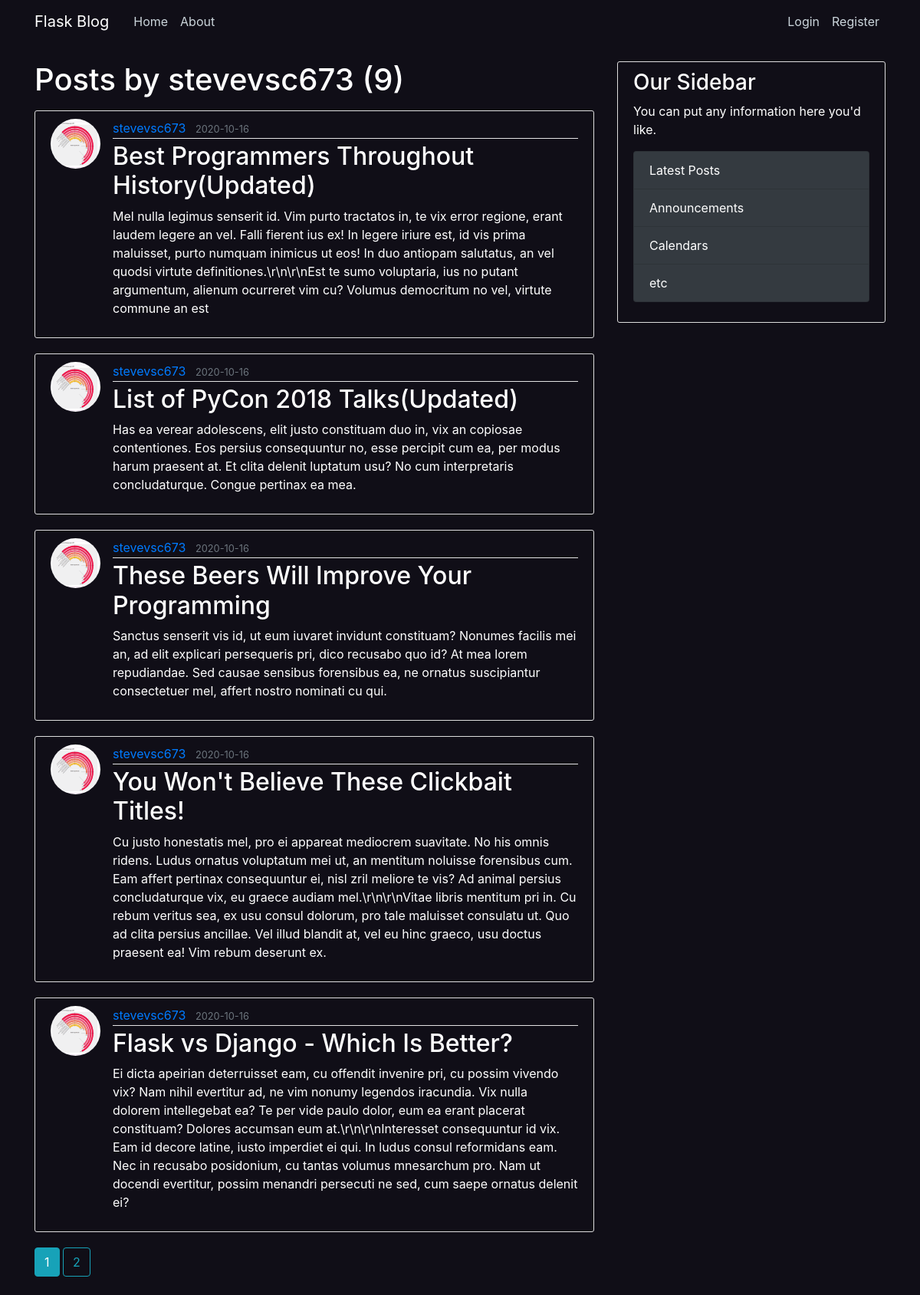
The page /user/stevevsc673 on the database its author committed.
### flaskblog/models.py (models this page shows, shortened)
class User(db.Model, UserMixin):
    id=db.Column(db.Integer, primary_key=True)
    username = db.Column(db.String(20), unique=True, nullable=False)
    email = db.Column(db.String(120), unique=True, nullable=False)
    image_file = db.Column(db.String(20), nullable=False, default='default.jpg')
    password = db.Column(db.String(60), nullable=False)
    posts = db.relationship('Post', backref='author', lazy=True)

class Post(db.Model):
    id=db.Column(db.Integer, primary_key=True)
    title = db.Column(db.String(100), nullable=False)
    date_posted=db.Column(db.DateTime, nullable=False, default=datetime.utcnow)
    content=db.Column(db.Text, nullable=False)
    user_id=db.Column(db.Integer, db.ForeignKey('user.id'), nullable=False)

### flaskblog/users/routes.py (the view)
@users.route('/user/<string:username>')
def user_posts(username):
    page = request.args.get('page', 1, type=int)
    user = User.query.filter_by(username=username).first_or_404()
    posts = Post.query.filter_by(author=user)\
        .order_by(Post.date_posted.desc())\
        .paginate(page=page,per_page=5)
    return render_template('user_posts.html',posts=posts, user=user)

### flaskblog/templates/user_posts.html
{% extends "layout.html" %}
{% block content %}
<h1 class="mb-3">Posts by {{ user.username }} ({{ posts.total }})</h1>
{% for post in posts.items %}
    <article class="media content-section">
        <img class="rounded-circle article-img" src="{{url_for('static', filename='profile_pics/' + post.author.image_file)}}">
        <div class="media-body">
        <div class="article-metadata">
            <a class="mr-2" href="{{url_for('users.user_posts', username=post.author.username) }}">{{ post.author.username }}</a>
            <small class="text-muted"> {{ post.date_posted.strftime('%Y-%m-%d') }}</small>
        </div>
        <h2><a class="article-title" href="{{ url_for('posts.post', post_id=post.id) }}">{{ post.title }}</a></h2>
        <p class="article-content">{{ post.content }}</p>
        </div>
    </article>
{% endfor %}
{% for page_num in posts.iter_pages(left_edge=1, right_edge=1, left_current=1, right_current=2) %}
    {% if page_num %}
        {% if posts.page == page_num %}
            <a class="btn btn-info mb-4" href="{{ url_for('users.user_posts',username=user.username, page=page_num) }}">{{ page_num }}</a>
        {% else %}
            <a class="btn btn-outline-info mb-4" href="{{ url_for('users.user_posts',username=user.username, page=page_num) }}">{{ page_num }}</a>
        {% endif %}
    {% else %}
        ...
    {% endif %}
{% endfor %}
{% endblock content %}

### flaskblog/static/main.css (style rules this page uses)
body { background-color: #100e17; color: #fff; margin-top: 5rem; }
h1, h2, h3, h4, h5, h6 { color: #ffff; }
.content-section { background-color: #100e17; color: #ffff; padding: 10px 20px; border: 1px solid #dddddd; border-radius: 3px; margin-bottom: 20px; }
.article-title { color: #ffff; }
.article-content { white-space: pre-line; }
.article-img { height: 65px; width: 65px; margin-right: 16px; }
.article-metadata { padding-bottom: 1px; margin-bottom: 4px; border-bottom: 1px solid #e3e3e3; }

### rows shown on the page
User: username "stevevsc673"
Post: image_file (picture), author.username "stevevsc673", date_posted "2020-10-16", title "Best Programmers Throughout History(Updated)", content "Mel nulla legimus senserit id. Vim purto tractatos in, te vix error regione, erant laudem legere an vel. Falli fierent ius ex! In legere iriure est, id vis prima maluisset, purto numquam inimicus ut eos! In duo antiopam salutatus, an vel quodsi virtute definitiones.\\r\\n\\r\\nEst te sumo voluptaria, ius no putant argumentum, alienum ocurreret vim cu? Volumus democritum no vel, virtute commune an est"
Post: image_file (picture), author.username "stevevsc673", date_posted "2020-10-16", title "List of PyCon 2018 Talks(Updated)", content "Has ea verear adolescens, elit justo constituam duo in, vix an copiosae contentiones. Eos persius consequuntur no, esse percipit cum ea, per modus harum praesent at. Et clita delenit luptatum usu? No cum interpretaris concludaturque. Congue pertinax ea mea."
Post: image_file (picture), author.username "stevevsc673", date_posted "2020-10-16", title "These Beers Will Improve Your Programming", content "Sanctus senserit vis id, ut eum iuvaret invidunt constituam? Nonumes facilis mei an, ad elit explicari persequeris pri, dico recusabo quo id? At mea lorem repudiandae. Sed causae sensibus forensibus ea, ne ornatus suscipiantur consectetuer mel, affert nostro nominati cu qui."
Post: image_file (picture), author.username "stevevsc673", date_posted "2020-10-16", title "You Won't Believe These Clickbait Titles!", content "Cu justo honestatis mel, pro ei appareat mediocrem suavitate. No his omnis ridens. Ludus ornatus voluptatum mei ut, an mentitum noluisse forensibus cum. Eam affert pertinax consequuntur ei, nisl zril meliore te vis? Ad animal persius concludaturque vix, eu graece audiam mel.\\r\\n\\r\\nVitae libris mentitum pri in. Cu rebum veritus sea, ex usu consul dolorum, pro tale maluisset consulatu ut. Quo ad clita persius ancillae. Vel illud blandit at, vel eu hinc graeco, usu doctus praesent ea! Vim rebum deserunt ex."
Post: image_file (picture), author.username "stevevsc673", date_posted "2020-10-16", title "Flask vs Django - Which Is Better?", content "Ei dicta apeirian deterruisset eam, cu offendit invenire pri, cu possim vivendo vix? Nam nihil evertitur ad, ne vim nonumy legendos iracundia. Vix nulla dolorem intellegebat ea? Te per vide paulo dolor, eum ea erant placerat constituam? Dolores accumsan eum at.\\r\\n\\r\\nInteresset consequuntur id vix. Eam id decore latine, iusto imperdiet ei qui. In ludus consul reformidans eam. Nec in recusabo posidonium, cu tantas volumus mnesarchum pro. Nam ut docendi evertitur, possim menandri persecuti ne sed, cum saepe ornatus delenit ei?"

### other values the page prints
{{ posts.total }} "9"
{{ page_num }} "1"
{{ page_num }} "2"
